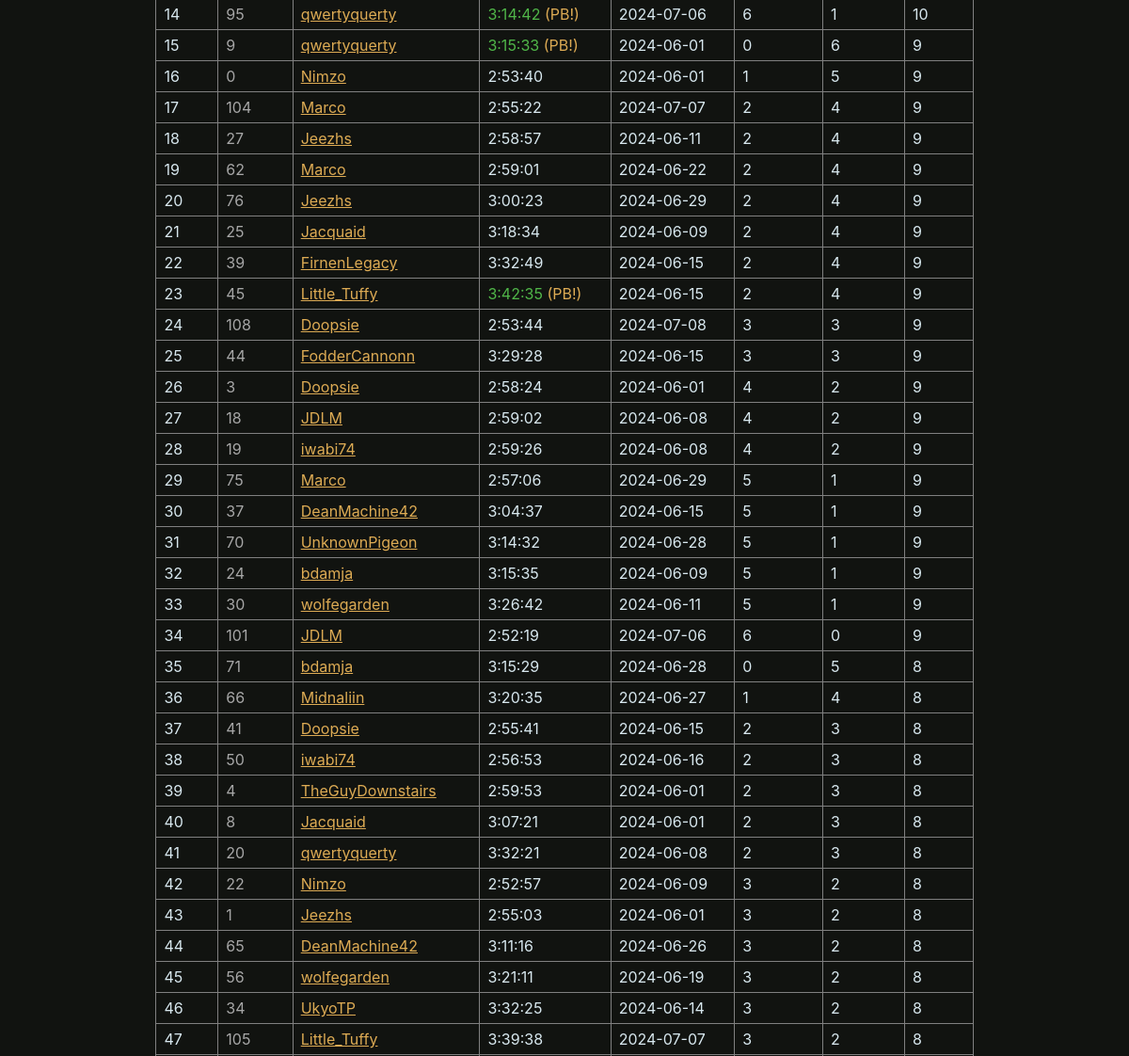
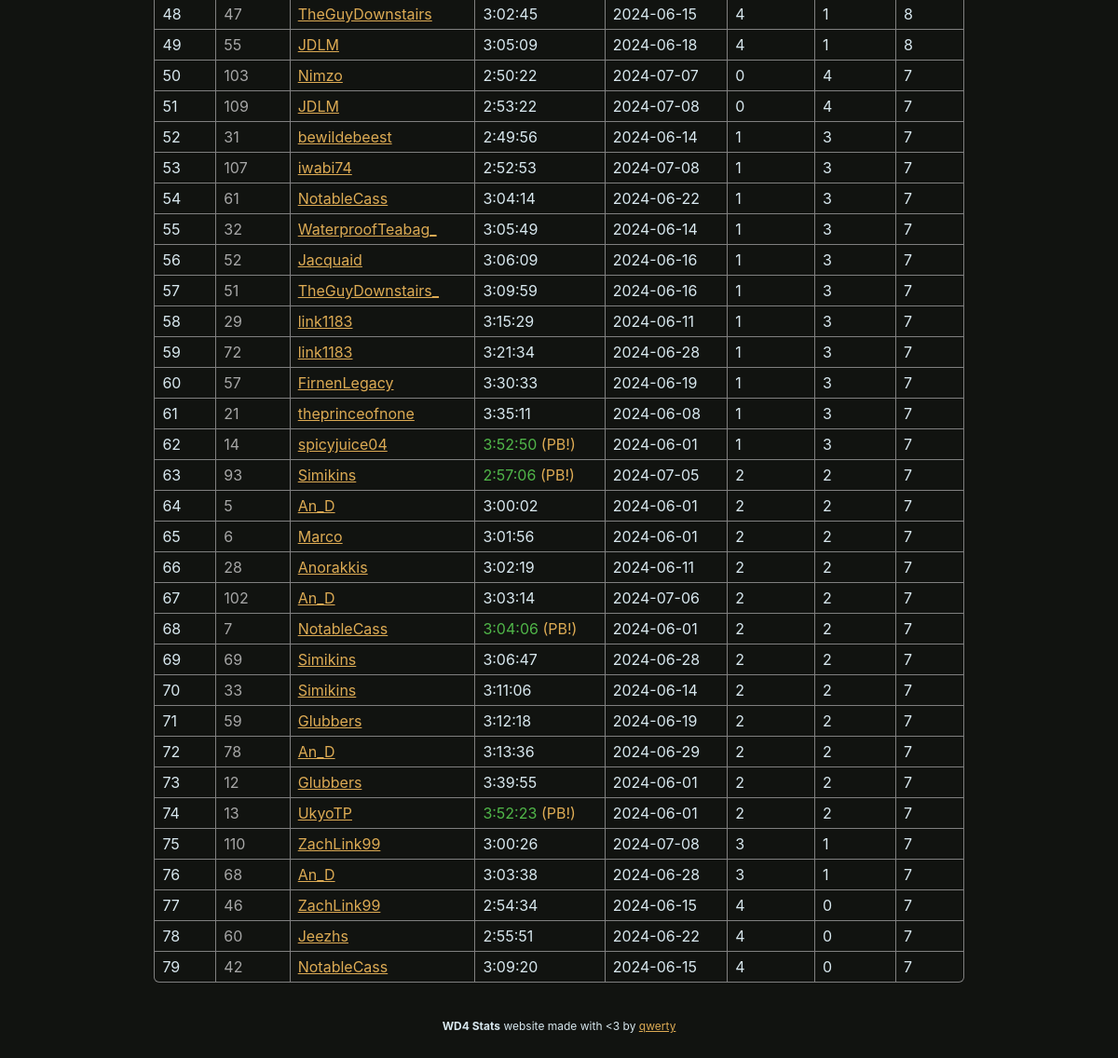
The page /zelda (lower part) on the database as committed earlier (2 pictures, top to bottom).
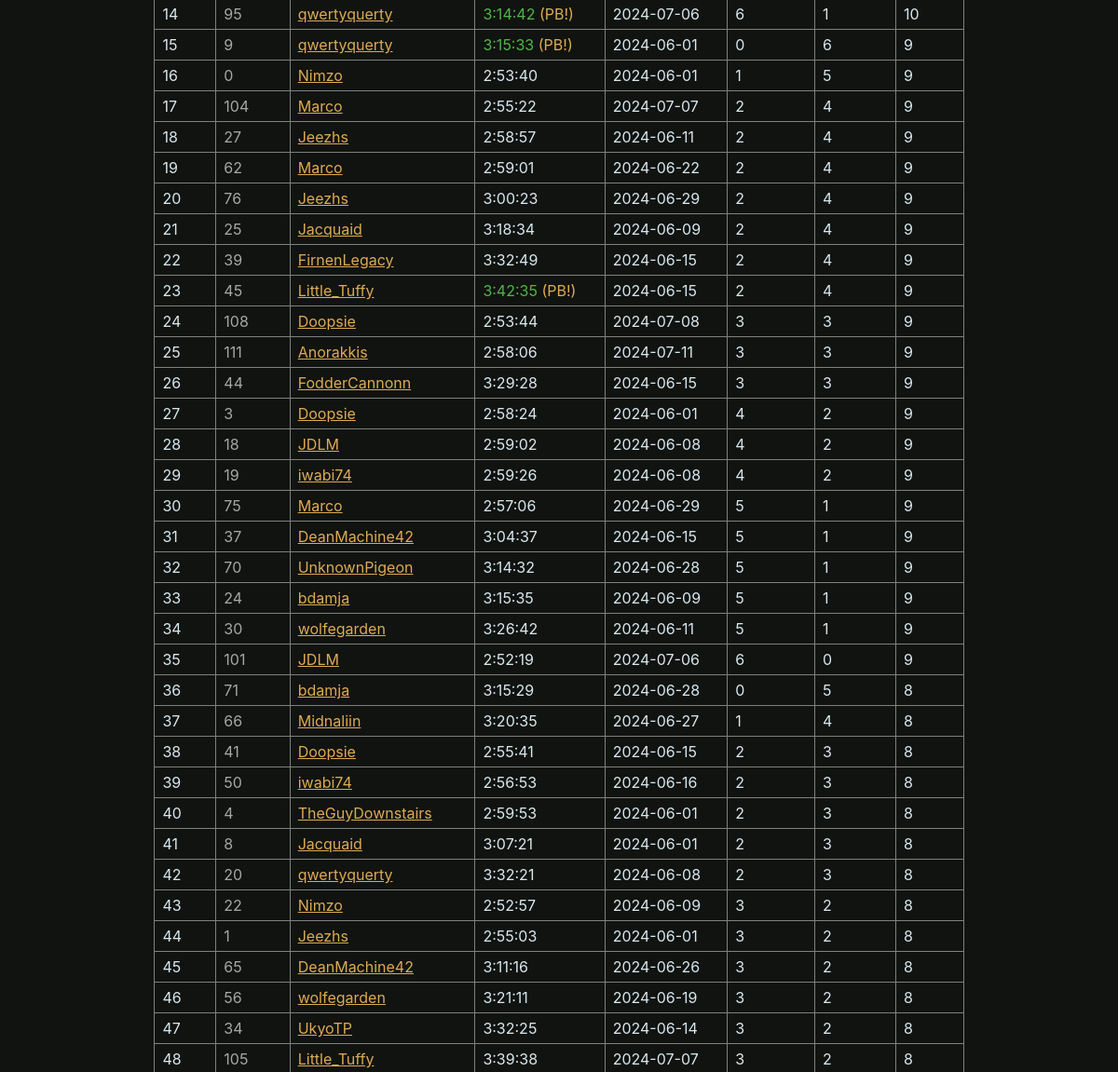
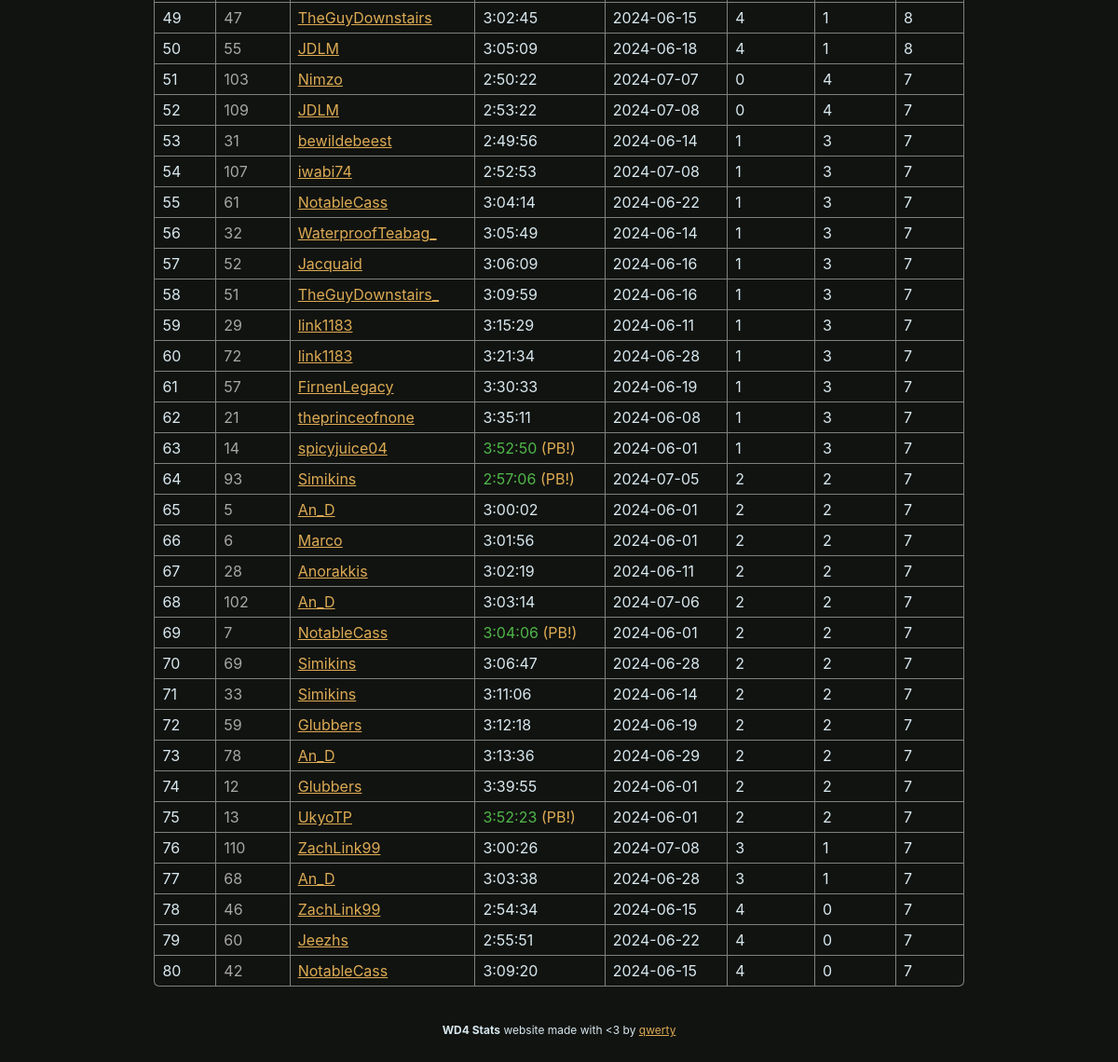
The same page on the database as committed later (2 pictures, top to bottom).
### wd4.py (models this page shows, shortened)
class BaseModel(Model):
    class Meta:
        database = db

class Runs(BaseModel):
    player = CharField(32)
    time = FloatField()
    id = IntegerField()
    date = DateField()
    flags = IntegerField()
    phase = IntegerField()
    event = IntegerField()
    zelda_swoops = IntegerField()
    zelda_triangles = IntegerField()
    def format_time(self):
        return format_time(self.time) if not self.dnf() else "DNF"
    def dnf(self):
        return self.flags & RUN_FLAG_DNF
    def pb(self):
        return self.flags & RUN_FLAG_PB
    def zelda(self):
        return self.zelda_triangles + self.zelda_swoops + 3 if (self.zelda_triangles is not None and self.zelda_swoops is not None) else None

### wd4.py (the view)
@app.route("/zelda")
def page_zelda():
    runs = Runs.select().where(Runs.zelda_triangles != None).order_by((Runs.zelda_triangles+Runs.zelda_swoops).desc(), Runs.zelda_triangles.desc(), Runs.time.asc())
    return render_template("zelda.html", **globals(), runs=runs)

### wd4.py (called while the page is built)
def format_time(time):
    return str(timedelta(seconds=time))

### templates/zelda.html (shortened to what this page needs)
{% extends "layout.html" %}
{% block content %}
    <br><br>
    <table>
        {% for run in runs %}
        <tr>
            <td>
                {{ loop.index }}
            </td>
            <td style="color: var(--hint-color);">
                {{ run.id }}
            </td>
            <td>
                {{ link_name(run.player) }}
            </td>
            <td {% if run.pb() %}style="color: var(--win-color)"{% endif %}>
                {{ run.format_time() }} {% if run.pb() %}<span style="color: var(--border-color);">(PB!)</span>{% endif %}
            </td>
            <td>
                {{ run.date | string }}
            </td>
            <td>
                {{ run.zelda_swoops }}
            </td>
            <td>
                {{ run.zelda_triangles }}
            </td>
            <td>
                {{ run.zelda() }}
            </td>
        </tr>
        {% endfor %}
    </table>
{% endblock %}

### templates/layout.html (shortened to what this page needs)
{% macro link_name(name) -%}<a href="https://speedrun.com/User/{{ name }}">{{ name }}</a>{% endmacro %}
<html lang="en">
    <head>
        <link rel="stylesheet" href="static/css/brackets-viewer.min.css" />
        <link rel="stylesheet" href="static/css/dark.css" />
    </head>
    <body>
        {% block content %}
        {% endblock %}
        <footer class="footer">
            <div style="text-align: center;">
                <strong>WD4 Stats</strong> website made with &lt;3 by <a href="https://github.com/qwertyquerty">qwerty</a>
            </div>
        </footer>
    </body>
</html>

Rows that differ between the two databases and show on the page:
added Runs: id "111", player "Anorakkis", format_time "2:58:06", date "2024-07-11", zelda_swoops "3", zelda_triangles "3", zelda "9"
